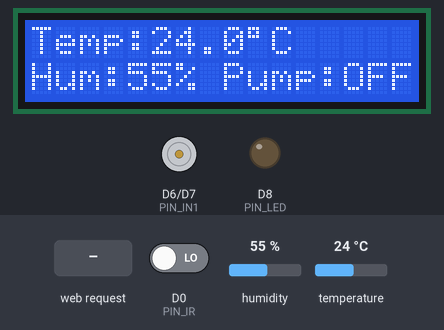
Bench run of a sketch on a simulated ESP8266 (Wemos D1 mini). Parts: 16×2 character LCD, motor-driver pin pairs drawn as motors (green arrow = first pin HIGH = forward, orange = second pin HIGH = backward, longer = more drive, scaled by the enable pin), output pins drawn as LEDs (lit = HIGH). Inputs (shaded band) come from the test bench; at power-on: humidity 55 %, temperature 24 °C, D0 (PIN_IR) LOW. What the sketch prints to the serial monitor is not drawn.

Above: at 2.6 s.
2.7 s: HTTP request GET /api/pump?on=1 received
At 4.4 s:
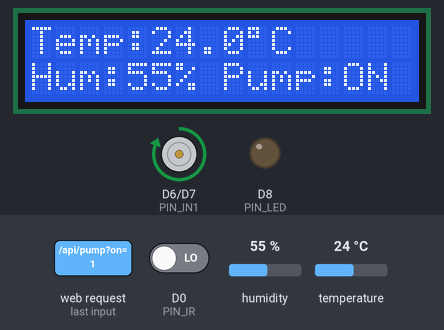
5.5 s: humidity set to 22 %
At 6.8 s:
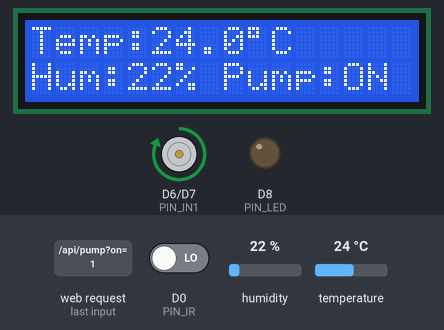
7.5 s: HTTP request GET /api/pump?on=0 received
At 7.9 s:
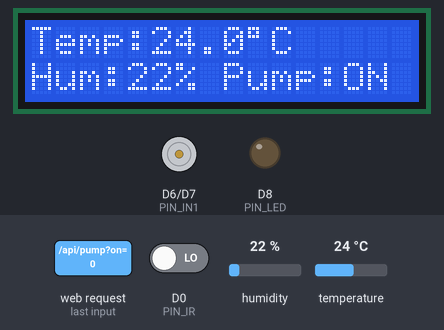
9.5 s: temperature set to 12 °C
At 11.1 s:
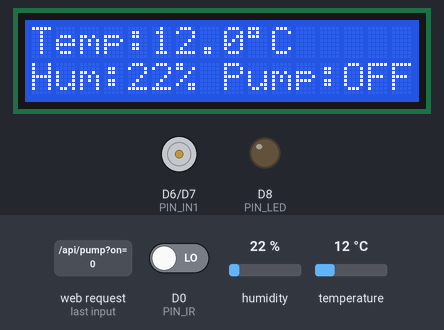
11.5 s: humidity set to 40 %
At 15.2 s:
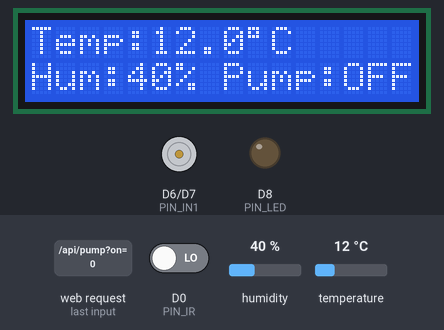
15.5 s: temperature set to 19 °C
At 18.4 s:
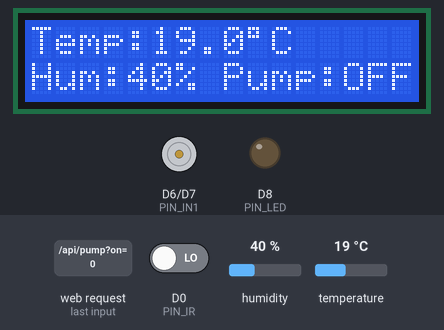
Timing chart, 0 to 19.9 s (numbered marks = the images above; inputs shaded):
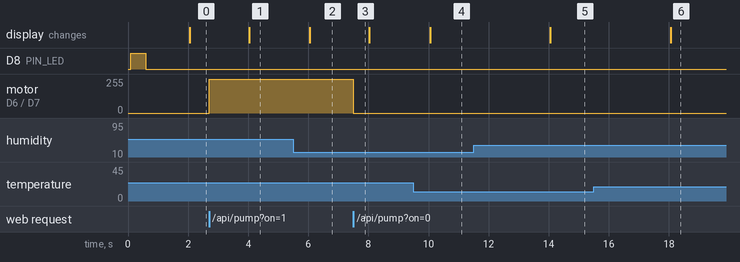

Measured:
- after the input at 2.7 s, motor on D6 (PIN_IN1) / D7 (PIN_IN2): stopped → forward 255/255 at once; the display: changes after 1.3 s (image 1)
- after the input at 5.5 s, the display: changes after 0.55 s (image 2)
- after the input at 7.5 s, motor on D6 (PIN_IN1) / D7 (PIN_IN2): forward 255/255 → stopped at once
- after the input at 9.5 s, the display: changes after 0.55 s (image 4)
- after the input at 11.5 s, the display: changes after 2.6 s (image 5)
- after the input at 15.5 s, the display: changes after 2.6 s (image 6)

The sketch:

dairy_sense_esp8266.ino
```cpp
/*
  Dairy Sense - smart monitoring node for the physical model
  Board: NodeMCU / Wemos D1 mini (ESP8266), Arduino IDE

  What it does
    - reads shed temperature + humidity from a DHT11
    - shows them on a 16x2 I2C LCD
    - drives the water pump through an L293D motor driver
    - watches the IR sensor at the gate and flashes the red LED
    - serves everything over Wi-Fi as JSON, so the Dairy Sense 3D twin
      (index.html -> "Link device") can show and control the real model

  It starts its own hotspot, so no router is needed at the exhibition:
      Wi-Fi name  DairySense      password  milkday2026
      address     http://192.168.4.1

  Libraries (Arduino IDE > Library Manager)
    - "DHT sensor library" by Adafruit (plus "Adafruit Unified Sensor")
    - "LiquidCrystal I2C" by Frank de Brabander

  Wiring
    DHT11  DATA -> D4      (VCC 3V3, GND)
    LCD    SDA  -> D2, SCL -> D1   (VCC 5V/VIN, GND)
    L293D  EN1  -> D5, IN1 -> D6, IN2 -> D7
           VCC1 (pin 16, logic supply) -> 5V/VIN
           OUT1/OUT2 -> pump motor, VCC2 -> pump supply (5-9 V), GNDs joined
    IR     OUT  -> D0      (most modules pull LOW when they see something)
    LED    red  -> D8 through a 220 ohm resistor to GND

  NOTE: this sketch has been written to match the twin's API but has not
  been run on hardware by its author. Check the pin choices against your
  own board before powering the pump.
*/
#include <ESP8266WiFi.h>
#include <ESP8266WebServer.h>
#include <DHT.h>
#include <Wire.h>
#include <LiquidCrystal_I2C.h>

const char *AP_NAME = "DairySense";
const char *AP_PASS = "milkday2026";

const uint8_t PIN_DHT = D4, PIN_EN = D5, PIN_IN1 = D6, PIN_IN2 = D7, PIN_IR = D0, PIN_LED = D8;
const bool IR_ACTIVE_LOW = true;
const float PUMP_AUTO_OFF_TEMP = 60.0;   // safety: never run if the sensor reads nonsense

DHT dht(PIN_DHT, DHT11);
LiquidCrystal_I2C lcd(0x27, 16, 2);      // try 0x3F if the display stays blank
ESP8266WebServer server(80);

float tempC = NAN, hum = NAN;
bool pumpOn = false;
bool irNow = false, irLatched = false;   // latched until the twin has read it once
unsigned long crossings = 0, lastRead = 0, ledUntil = 0;

void setPump(bool on) {
  pumpOn = on;
  digitalWrite(PIN_IN1, on ? HIGH : LOW);
  digitalWrite(PIN_IN2, LOW);
  analogWrite(PIN_EN, on ? 1023 : 0);
}

void cors() {
  server.sendHeader("Access-Control-Allow-Origin", "*");
  server.sendHeader("Access-Control-Allow-Private-Network", "true");
  server.sendHeader("Cache-Control", "no-store");
}

String stateJson() {
  String j = "{";
  j += "\"temp\":" + (isnan(tempC) ? String("null") : String(tempC, 1));
  j += ",\"hum\":" + (isnan(hum) ? String("null") : String(hum, 0));
  j += ",\"pump\":" + String(pumpOn ? "true" : "false");
  j += ",\"ir\":" + String(irLatched ? "true" : "false");
  j += ",\"crossings\":" + String(crossings);
  j += ",\"uptime\":" + String(millis() / 1000);
  j += "}";
  return j;
}

void handleState() {
  cors();
  server.send(200, "application/json", stateJson());
  irLatched = false;
}

void handlePump() {
  cors();
  if (server.hasArg("on")) setPump(server.arg("on") == "1");
  server.send(200, "application/json", stateJson());
}

void handleRoot() {
  String h = F("<!doctype html><meta name=viewport content='width=device-width,initial-scale=1'>"
               "<meta http-equiv=refresh content=3><title>Dairy Sense node</title>"
               "<body style='font-family:sans-serif;background:#1f4e2e;color:#fff;padding:24px'>"
               "<h1>Dairy Sense</h1><p style='font-size:28px'>");
  h += isnan(tempC) ? String("Sensor not ready") : String(tempC, 1) + " &deg;C &middot; " + String(hum, 0) + " % humidity";
  h += F("</p><p>Pump is <b>");
  h += pumpOn ? "ON" : "OFF";
  h += F("</b> &middot; <a style='color:#f2b632' href='/api/pump?on=1'>switch on</a> &middot; "
         "<a style='color:#f2b632' href='/api/pump?on=0'>switch off</a></p><p>Gate crossings: ");
  h += String(crossings);
  h += F("</p></body>");
  server.send(200, "text/html", h);
}

void setup() {
  pinMode(PIN_EN, OUTPUT); pinMode(PIN_IN1, OUTPUT); pinMode(PIN_IN2, OUTPUT);
  pinMode(PIN_LED, OUTPUT); pinMode(PIN_IR, INPUT);
  setPump(false);

  Serial.begin(115200);
  dht.begin();
  Wire.begin(D2, D1);
  lcd.init(); lcd.backlight();
  lcd.setCursor(0, 0); lcd.print("Dairy Sense");
  lcd.setCursor(0, 1); lcd.print("starting...");

  WiFi.mode(WIFI_AP);
  WiFi.softAP(AP_NAME, AP_PASS);
  Serial.print("\nHotspot up, open http://"); Serial.println(WiFi.softAPIP());

  server.on("/", handleRoot);
  server.on("/api/state", handleState);
  server.on("/api/pump", handlePump);
  server.onNotFound([]() { cors(); server.send(404, "application/json", "{\"error\":\"not found\"}"); });
  server.begin();
}

void loop() {
  server.handleClient();
  unsigned long now = millis();

  // gate: count each new beam break and flash the LED for half a second
  bool seen = digitalRead(PIN_IR) == (IR_ACTIVE_LOW ? LOW : HIGH);
  if (seen && !irNow) { crossings++; irLatched = true; ledUntil = now + 500; }
  irNow = seen;
  digitalWrite(PIN_LED, now < ledUntil ? HIGH : LOW);

  // the DHT11 can only be read about once every two seconds
  if (now - lastRead >= 2000) {
    lastRead = now;
    float t = dht.readTemperature(), h = dht.readHumidity();
    if (!isnan(t) && !isnan(h)) { tempC = t; hum = h; }
    if (!isnan(tempC) && tempC > PUMP_AUTO_OFF_TEMP) setPump(false);

    lcd.setCursor(0, 0);
    if (isnan(tempC)) lcd.print("Sensor error    ");
    else { lcd.print("Temp:"); lcd.print(tempC, 1); lcd.print((char)223); lcd.print("C    "); }
    lcd.setCursor(0, 1);
    lcd.print("Hum:"); lcd.print(isnan(hum) ? 0 : (int)hum); lcd.print("% Pump:"); lcd.print(pumpOn ? "ON " : "OFF");
  }
}
```
